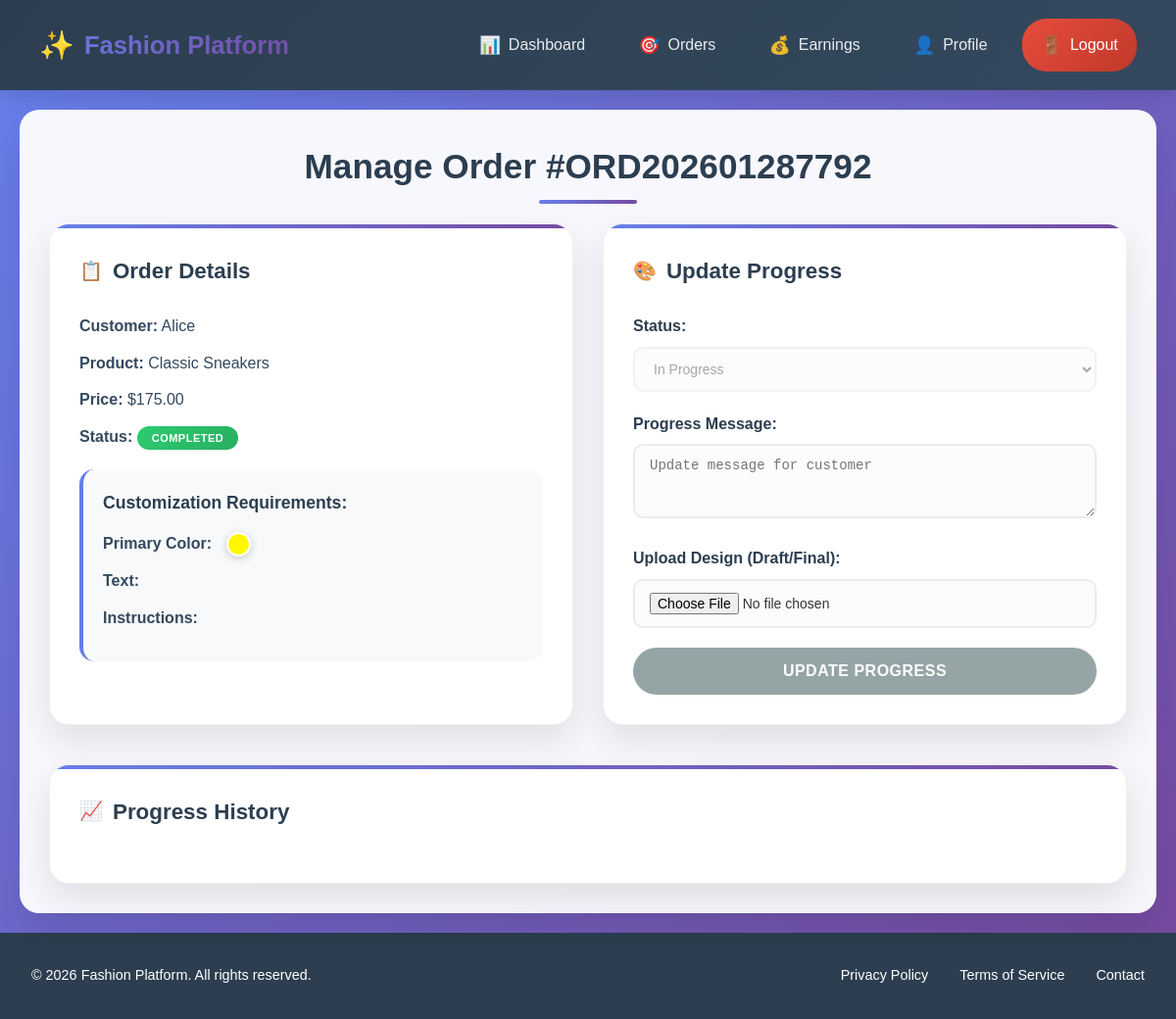
Page /artist/order_work.php?id=11 (signed in) on the committed database.
### tables this page shows
CREATE TABLE `orders` (
  `id` int(11) NOT NULL,
  `order_id` varchar(50) NOT NULL,
  `customer_id` int(11) NOT NULL,
  `artist_id` int(11) DEFAULT NULL,
  `product_id` int(11) NOT NULL,
  `customization_details` longtext DEFAULT NULL CHECK (json_valid(`customization_details`)),
  `reference_images` text DEFAULT NULL,
  `total_price` decimal(10,2) NOT NULL,
  `status` enum('pending','assigned','in_progress','review','approved','completed','cancelled') DEFAULT 'pending',
  `deadline` date DEFAULT NULL,
  `created_at` timestamp NOT NULL DEFAULT current_timestamp(),
  `updated_at` timestamp NOT NULL DEFAULT current_timestamp() ON UPDATE current_timestamp()
);

CREATE TABLE `users` (
  `id` int(11) NOT NULL,
  `name` varchar(100) NOT NULL,
  `email` varchar(100) NOT NULL,
  `password` varchar(255) NOT NULL,
  `role` enum('admin','artist','customer') NOT NULL,
  `phone` varchar(20) DEFAULT NULL,
  `address` text DEFAULT NULL,
  `profile_image` varchar(255) DEFAULT NULL,
  `is_active` tinyint(1) DEFAULT 1,
  `created_at` timestamp NOT NULL DEFAULT current_timestamp(),
  `updated_at` timestamp NOT NULL DEFAULT current_timestamp() ON UPDATE current_timestamp(),
  `is_approved` tinyint(1) DEFAULT 1
);

CREATE TABLE `products` (
  `id` int(11) NOT NULL,
  `category_id` int(11) DEFAULT NULL,
  `name` varchar(100) NOT NULL,
  `description` text DEFAULT NULL,
  `base_price` decimal(10,2) NOT NULL,
  `image` varchar(255) DEFAULT NULL,
  `featured` tinyint(1) DEFAULT 0,
  `customization_options` longtext DEFAULT NULL CHECK (json_valid(`customization_options`)),
  `is_active` tinyint(1) DEFAULT 1,
  `created_at` timestamp NOT NULL DEFAULT current_timestamp(),
  `contact_info` varchar(255) DEFAULT NULL
);

### artist/order_work.php (the view, shortened to what this page needs)
<?php
require_once '../config/database.php';
$order_id = $_GET['id'];
$artist_id = $_SESSION['user_id'];
$query = "SELECT o.*, u.name as customer_name, p.name as product_name
          FROM orders o
          JOIN users u ON o.customer_id = u.id
          JOIN products p ON o.product_id = p.id
          WHERE o.id = :order_id AND o.artist_id = :artist_id";
$stmt = $db->prepare($query);
$stmt->bindParam(':order_id', $order_id);
$stmt->bindParam(':artist_id', $artist_id);
$stmt->execute();
$order = $stmt->fetch(PDO::FETCH_ASSOC);
$customization = json_decode($order['customization_details'], true);
include '../includes/header.php';
?>
<div class="artist-container">
    <main class="content">
        <h1>Manage Order #<?php echo $order['order_id']; ?></h1>
        <div class="work-container">
            <div class="order-details">
                <h3>Order Details</h3>
                <p><strong>Customer:</strong> <?php echo $order['customer_name']; ?></p>
                <p><strong>Product:</strong> <?php echo $order['product_name']; ?></p>
                <p><strong>Price:</strong> $<?php echo number_format($order['total_price'], 2); ?></p>
                <p><strong>Status:</strong>
                    <span class="status status-<?php echo $order['status']; ?>">
                        <?php echo ucfirst(str_replace('_', ' ', $order['status'])); ?>
                    </span>
                </p>
                <?php if ($customization): ?>
                <div class="customization-details">
                    <h4>Customization Requirements:</h4>
                    <?php if (isset($customization['primary_color'])): ?>
                        <p><strong>Primary Color:</strong> <span class="color-box" style="background: <?php echo $customization['primary_color']; ?>"></span></p>
                    <?php endif; ?>
                    <?php if (isset($customization['custom_text'])): ?>
                        <p><strong>Text:</strong> <?php echo $customization['custom_text']; ?></p>
                    <?php endif; ?>
                    <?php if (isset($customization['instructions'])): ?>
                        <p><strong>Instructions:</strong> <?php echo $customization['instructions']; ?></p>
                    <?php endif; ?>
                </div>
                <?php endif; ?>
            </div>
            <div class="progress-form">
                <h3>Update Progress</h3>
                <form method="POST" enctype="multipart/form-data">
                    <div class="form-group">
                        <label>Status:</label>
                        <select name="status" required <?php echo in_array($order['status'], ['completed', 'approved', 'cancelled']) ? 'disabled' : ''; ?>>
                            <option value="in_progress" <?php echo $order['status'] === 'in_progress' ? 'selected' : ''; ?>>In Progress</option>
                        </select>
                    </div>
                    <div class="form-group">
                        <label>Progress Message:</label>
                        <textarea name="message" rows="3" placeholder="Update message for customer" required></textarea>
                    </div>
                    <div class="form-group">
                        <label>Upload Design (Draft/Final):</label>
                        <input type="file" name="design_file" accept="image/*">
                    </div>
                    <button type="submit" class="btn-update" <?php echo in_array($order['status'], ['completed', 'approved', 'cancelled']) ? 'disabled' : ''; ?>>Update Progress</button>
                </form>
            </div>
        </div>
        <div class="progress-history">
            <h3>Progress History</h3>
        </div>
    </main>
</div>
<?php include '../includes/footer.php'; ?>

### assets/css/style.css (style rules this page uses)
* { margin: 0; padding: 0; box-sizing: border-box; }
body { font-family: 'Arial', sans-serif; line-height: 1.6; color: #333; background-color: #f8f9fa; }
.admin-container, .artist-container { display: flex; }
.content { margin-left: 250px; padding: 30px; width: calc(100% - 250px); }

### artist/order_work.php (style rules this page uses)
.artist-container { display: flex; min-height: 100vh; background: linear-gradient(135deg, #667eea 0%, #764ba2 100%); }
.content { flex: 1; padding: 30px; background: rgba(255, 255, 255, 0.95); margin: 20px; border-radius: 20px; backdrop-filter: blur(10px); box-shadow: 0 20px 40px rgba(0,0,0,0.1); }
.content h1 { color: #2c3e50; font-size: 2.2rem; margin-bottom: 30px; text-align: center; position: relative; }
.content h1::after { content: ''; position: absolute; bottom: -10px; left: 50%; transform: translateX(-50%); width: 100px; height: 4px; background: linear-gradient(90deg, #667eea, #764ba2); border-radius: 2px; }
.work-container { display: grid; grid-template-columns: 1fr 1fr; gap: 30px; margin-bottom: 40px; }
.order-details, .progress-form { background: white; padding: 30px; border-radius: 20px; box-shadow: 0 15px 35px rgba(0,0,0,0.1); border: 1px solid #f0f0f0; position: relative; overflow: hidden; }
.order-details::before, .progress-form::before { content: ''; position: absolute; top: 0; left: 0; width: 100%; height: 4px; background: linear-gradient(90deg, #667eea, #764ba2); }
.order-details h3, .progress-form h3 { color: #2c3e50; font-size: 1.4rem; margin-bottom: 25px; display: flex; align-items: center; gap: 10px; }
.order-details h3::before { content: '📋'; font-size: 1.2rem; }
.progress-form h3::before { content: '🎨'; font-size: 1.2rem; }
.order-details p { margin-bottom: 12px; color: #34495e; font-size: 1rem; }
.status { padding: 6px 15px; border-radius: 20px; font-size: 11px; font-weight: bold; text-transform: uppercase; letter-spacing: 0.5px; }
.status-completed { background: linear-gradient(135deg, #2ecc71, #27ae60); color: white; }
.customization-details { background: #f8f9fa; padding: 20px; border-radius: 15px; margin-top: 20px; border-left: 4px solid #667eea; }
.customization-details h4 { color: #2c3e50; margin-bottom: 15px; font-size: 1.1rem; }
.color-box { width: 25px; height: 25px; display: inline-block; border: 2px solid #fff; border-radius: 50%; box-shadow: 0 2px 8px rgba(0,0,0,0.2); margin-left: 10px; vertical-align: middle; }
.form-group { margin-bottom: 20px; }
.form-group label { display: block; margin-bottom: 8px; font-weight: 600; color: #2c3e50; font-size: 1rem; }
.form-group input, .form-group select, .form-group textarea { width: 100%; padding: 12px 15px; border: 2px solid #e9ecef; border-radius: 10px; font-size: 14px; transition: all 0.3s ease; background: #fcfcfd; }
.btn-update { background: linear-gradient(135deg, #667eea, #764ba2); color: white; padding: 15px 30px; border: none; border-radius: 25px; cursor: pointer; font-weight: 600; font-size: 1rem; transition: all 0.3s ease; width: 100%; text-transform: uppercase; letter-spacing: 0.5px; box-shadow: 0 8px 20px rgba(102,126,234,0.3); }
.btn-update:disabled { background: #95a5a6; cursor: not-allowed; transform: none; box-shadow: none; }
.progress-history { background: white; padding: 30px; border-radius: 20px; box-shadow: 0 15px 35px rgba(0,0,0,0.1); border: 1px solid #f0f0f0; position: relative; overflow: hidden; }
.progress-history::before { content: ''; position: absolute; top: 0; left: 0; width: 100%; height: 4px; background: linear-gradient(90deg, #667eea, #764ba2); }
.progress-history h3 { color: #2c3e50; font-size: 1.4rem; margin-bottom: 25px; display: flex; align-items: center; gap: 10px; }
.progress-history h3::before { content: '📈'; font-size: 1.2rem; }

### rows in the picture
orders: order "ORD202601287792", customer.name "Alice", product.name "Classic Sneakers", total_price "175.00", status "COMPLETED", status "In Progress"
